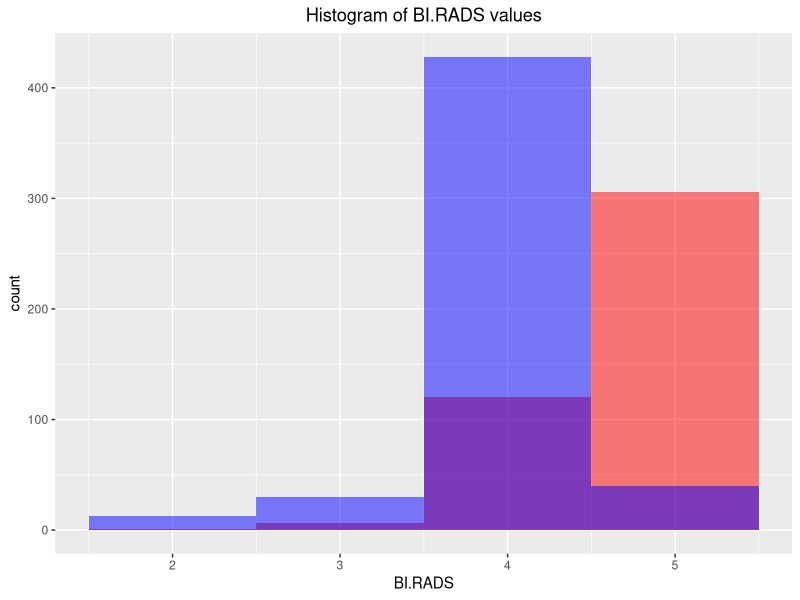
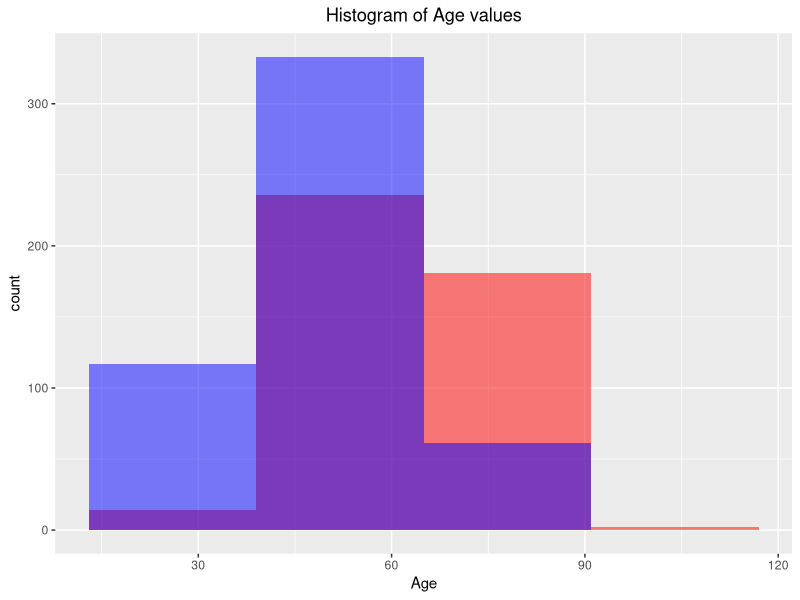
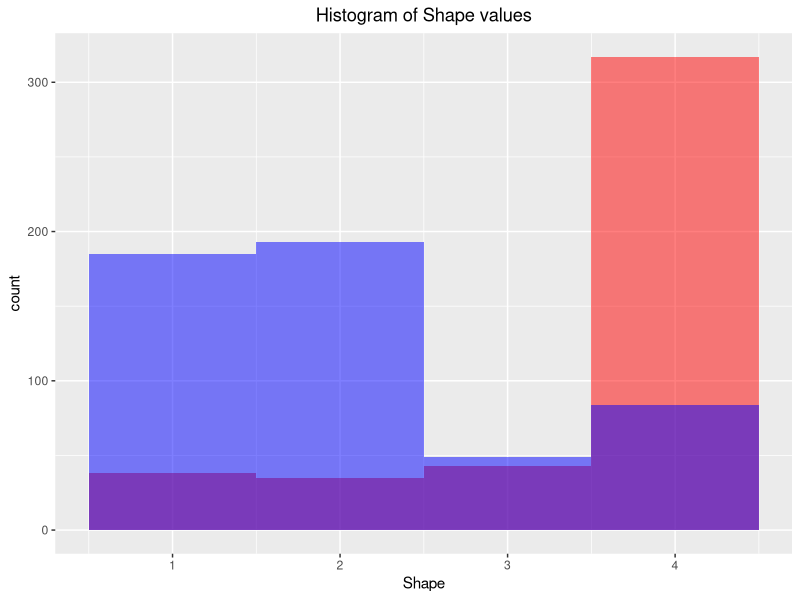
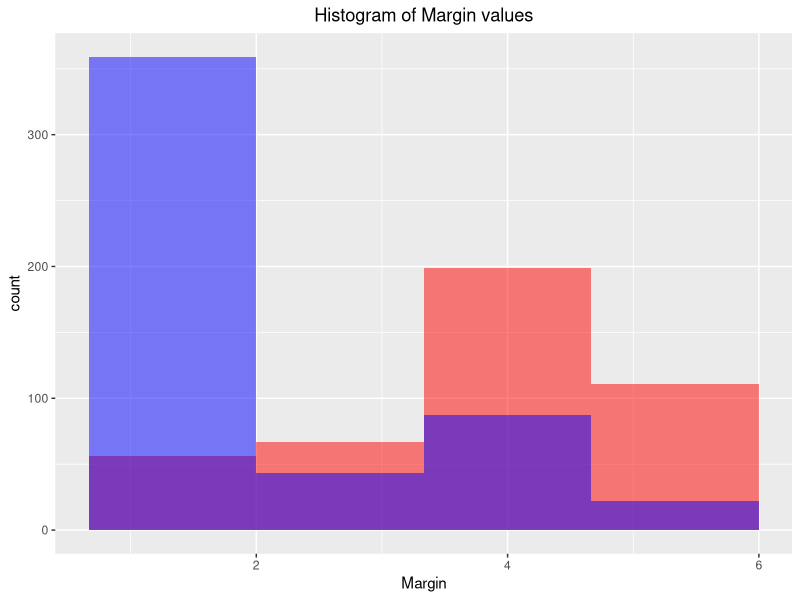
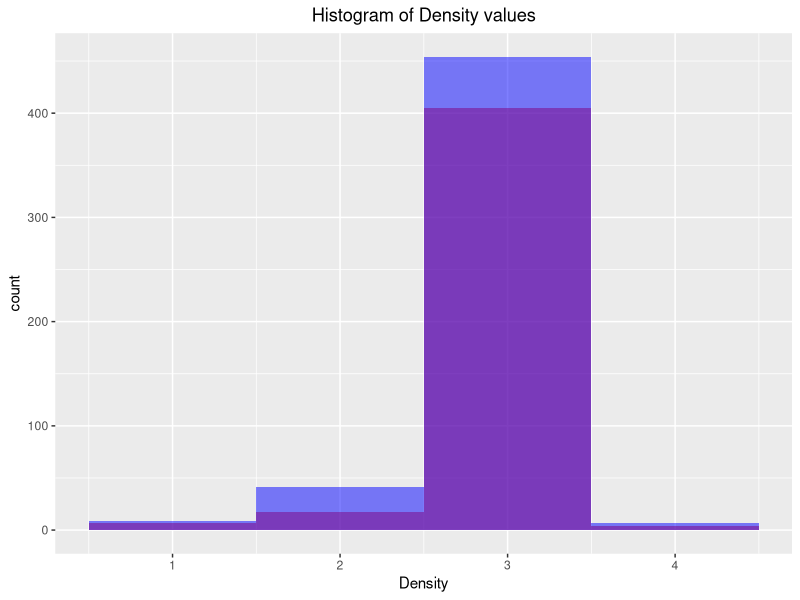
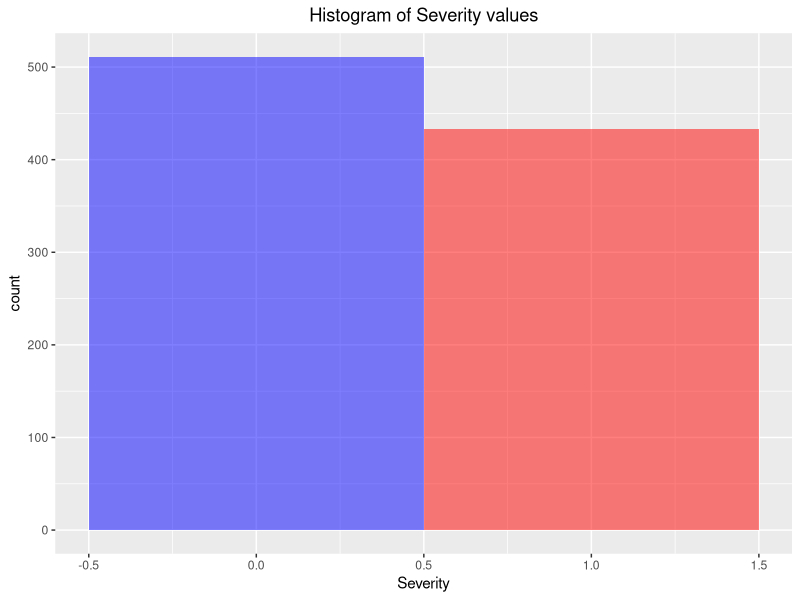
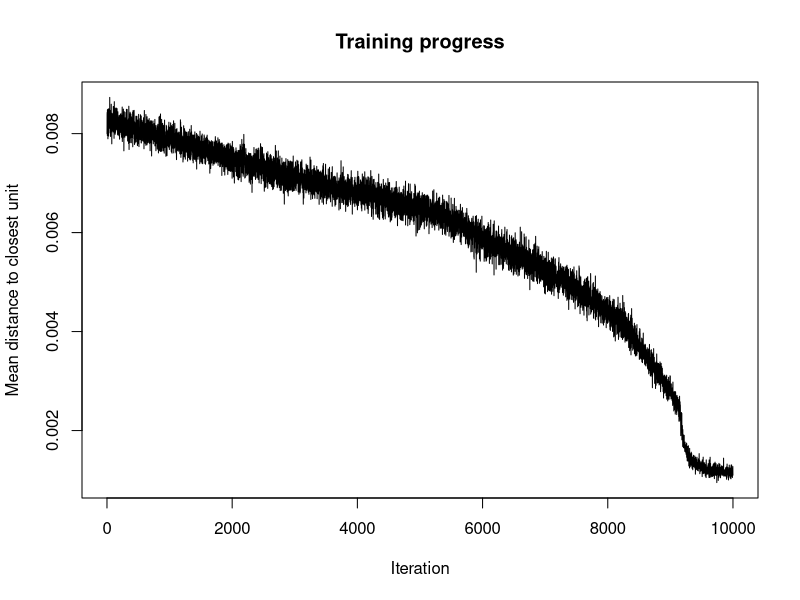
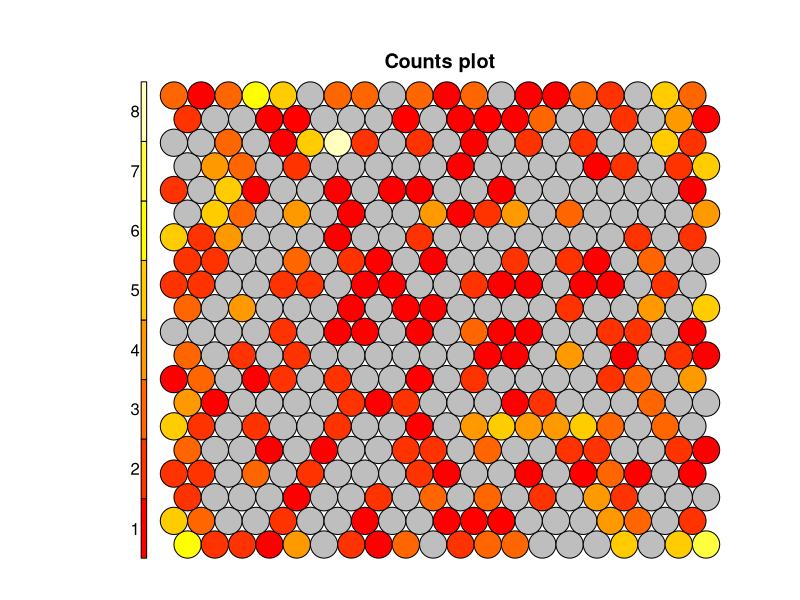

These figures' R source, in order: (Note: this script raises an error after producing the figures.)
## ---- chunk 1
cat("\014")
rm(list = ls())
library(dplyr)
library(ggplot2)
library(kohonen)
## ---- chunk 2

dataset <- read.csv("dataset.txt", 
                        header = TRUE, 
                        sep = ",",
                        stringsAsFactors = FALSE)

for (i in 1:5){
  dataset[,i] <- as.numeric(dataset[,i])
}

Malignant <- dataset[dataset$Severity == 1,]
Benign <- dataset[dataset$Severity == 0,]

for (i in 1:5){
  Malignant[is.na(Malignant[,i]),i] <- median(Malignant[,i], na.rm = T)
  Benign[is.na(Benign[,i]),i] <- median(Benign[,i], na.rm = T)
}

Benign <- Benign[!(Benign$BI.RADS < 1 | Benign$BI.RADS > 5  | Benign$Shape < 1  | Benign$Shape > 4
                  | Benign$Margin < 1  | Benign$Margin > 5  | Benign$Density < 1  | Benign$Density > 4),]
Malignant <- Malignant[!(Malignant$BI.RADS < 1 | Malignant$BI.RADS > 5  | Malignant$Shape < 1  | Malignant$Shape > 4
                  | Malignant$Margin < 1  | Malignant$Margin > 5  | Malignant$Density < 1  | Malignant$Density > 4),]

numberOfMalignant <- nrow(Malignant)
numberOfBenign <- nrow(Benign)

dataset <- rbind(Malignant,Benign)
traingingData <- rbind(Malignant[1:round(dim(Malignant)[1]/2),],Benign[1:round(dim(Benign)[1]/2),])
testingData <- rbind(Malignant[(round(dim(Malignant)[1]/2)+1):dim(Malignant)[1],],Benign[(round(dim(Benign)[1]/2)+1):dim(Benign)[1],])

## ---- chunk 3

ggplot(Malignant,aes(BI.RADS)) + geom_histogram(bins = 4, alpha = 0.5, fill = 'red') + 
  geom_histogram(data = Benign,mapping = aes(BI.RADS),bins = 4, alpha = 0.5, fill = 'blue') +
  ggtitle("Histogram of BI.RADS values") +
  theme(plot.title = element_text(hjust = 0.5)) +
  scale_fill_manual(name="BI.RADS values",values=c("blue","red"),labels=c("Malignant","Benign"))

ggplot(Malignant,aes(Age)) + geom_histogram(bins = 4, alpha = 0.5, fill = 'red') + 
  geom_histogram(data = Benign,mapping = aes(Age),bins = 4, alpha = 0.5, fill = 'blue') +
  ggtitle("Histogram of Age values") +
  theme(plot.title = element_text(hjust = 0.5)) +
  scale_fill_manual(name="Age values",values=c("blue","red"),labels=c("Malignant","Benign"))

ggplot(Malignant,aes(Shape)) + geom_histogram(bins = 4, alpha = 0.5, fill = 'red') + 
  geom_histogram(data = Benign,mapping = aes(Shape),bins = 4, alpha = 0.5, fill = 'blue') +
  ggtitle("Histogram of Shape values") +
  theme(plot.title = element_text(hjust = 0.5)) +
  scale_fill_manual(name="Shape values",values=c("blue","red"),labels=c("Malignant","Benign"))

ggplot(Malignant,aes(Margin)) + geom_histogram(bins = 4, alpha = 0.5, fill = 'red') + 
  geom_histogram(data = Benign,mapping = aes(Margin),bins = 4, alpha = 0.5, fill = 'blue') +
  ggtitle("Histogram of Margin values") +
  theme(plot.title = element_text(hjust = 0.5)) +
  scale_fill_manual(name="Margin values",values=c("blue","red"),labels=c("Malignant","Benign"))

ggplot(Malignant,aes(Density)) + geom_histogram(bins = 4, alpha = 0.5, fill = 'red') + 
  geom_histogram(data = Benign,mapping = aes(Density),bins = 4, alpha = 0.5, fill = 'blue') +
  ggtitle("Histogram of Density values") +
  theme(plot.title = element_text(hjust = 0.5)) +
  scale_fill_manual(name="Density values",values=c("blue","red"),labels=c("Malignant","Benign"))

ggplot(Malignant,aes(Severity)) + geom_histogram(bins = 2, alpha = 0.5, fill = 'red') + 
  geom_histogram(data = Benign,mapping = aes(Severity),bins = 2, alpha = 0.5, fill = 'blue') +
  ggtitle("Histogram of Severity values") +
  theme(plot.title = element_text(hjust = 0.5)) +
  scale_fill_manual(name="Severity values",values=c("blue","red"),labels=c("Malignant","Benign"))

## ---- chunk 4
for (i in 1:5){
  traingingData[,i] <- (traingingData[,i] - min(traingingData[,i]))/(max(traingingData[,i])-min(traingingData[,i]))
  testingData[,i] <- (testingData[,i] - min(testingData[,i]))/(max(testingData[,i])-min(testingData[,i]))
}
## ---- chunk 5

gridNumOfRow = 20
gridNumOfCol = 20
numberOfIterations = 10000
learningRate = c(0.05,0.001)
topology = c("rectangular", "hexagonal")
data_train_matrix <- as.matrix(traingingData[,1:5])
som_grid <- somgrid(xdim = gridNumOfRow, ydim=gridNumOfCol, topo=topology[2], neighbourhood.fct = "gaussian")
som_model <- som(data_train_matrix, 
		grid=som_grid, 
		rlen=numberOfIterations, 
		alpha=learningRate, 
		keep.data = TRUE)

## ---- chunk 6
## Training Progress:
plot(som_model, type="changes")

## Node Counts
plot(som_model, type="count")

## Node Maps
plot(som_model, type="mapping")

## Node quality
plot(som_model, type="quality")

## Neighbour Distance
plot(som_model, type="dist.neighbours")
plot(som_model, type="codes")

c <- som_model$codes 
## use hierarchical clustering to cluster the codebook vectors
som_cluster <- cutree(hclust(dist(som_model$codes[[1]])), 2)
# plot these results:
plot(som_model, type="mapping", bgcol = pretty_palette[som_cluster], main = "Clusters") 
add.cluster.boundaries(som_model, som_cluster)

## ---- chunk 7

pred <- predict(som_model, newdata = as.matrix(testingData[,1:5]), trainingdata = as.matrix(traingingData[,1:5]))
# table(Predicted = pred$predictions[[1]], Actual = as.matrix(testingData[,1:5]))
# pred$predictions[[1]]
# som_cluster_test <- cutree(hclust(dist(pred$predictions[[1]])), som_cluster)
# plot(som_model, type="mapping", bgcol = pretty_palette[s

# new_data_units <- map(som_model, newdata = data.matrix(testingData[,1:5]))
# 
# ## get the classification for closest map units
# 
# new_data_classes <- som_cluster[new_data_units$unit.classif]


## ---- chunk 8
